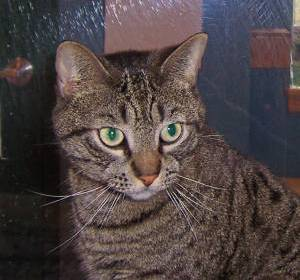
#> input picture opencv/images/test.jpg, 300 x 280 px, found by its file name
$ python 4_4.py
#> lines starting #> are read from the running program, lines starting #| are printed output that depends on the picture
# 平滑图像
# 目标
#
# 在本教程中：
#
#     用各种低通滤波器模糊图像。
#     对图像应用自定义过滤器（二维卷积）。

#二维卷积(图像滤波)
# 将该内核保持在一个像素之上，将该内核下面的所有 25 个像素相加，取其平均值，
# 并用新的平均值替换中心像素。它继续对图像中的所有像素执行此操作。尝试此代码并检查结果：
import numpy as np
import cv2 as cv
from matplotlib import pyplot as plt
img = cv.imread('./images/test.jpg')
#> img is the input picture: shape (280, 300, 3); mean B, G, R 68, 68.3, 78.8
kernel = np.ones((5, 5), np.float32)/25
dst = cv.filter2D(img, -1, kernel)
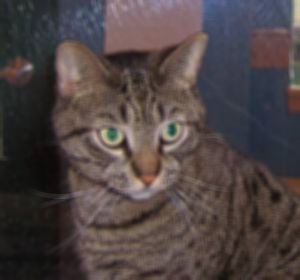
#> dst: shape (280, 300, 3); mean B, G, R 67.9, 68.3, 78.8
plt.subplot(121)
plt.imshow(img)
plt.title('Original')
plt.xticks([])
plt.yticks([])
plt.subplot(122)
plt.imshow(dst)
plt.title('Averaging')
plt.xticks([])
plt.yticks([])
plt.show()
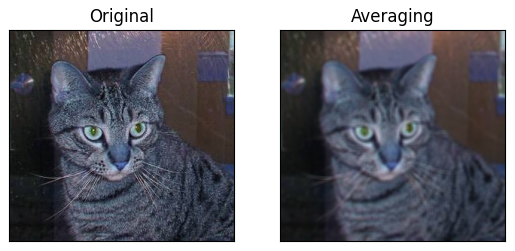
#> figure drawn by matplotlib, 2 panels; B, G, R data is drawn as R, G, B

#图像模糊（图像平滑）

#1平均化
#这是通过用一个标准化的框过滤器卷积图像来完成的。它只需取内核区域下所有像素的平均值并替换中心元素。这是通过函数 **cv.blur()
img_3_1 = cv.imread('./images/test.jpg')
img_3_1 = img_3_1[:, :, [2, 1, 0]]

blur = cv.blur(img_3_1, (5, 5))

plt.subplot(121)
plt.imshow(img_3_1)
plt.title('Original')
plt.xticks([])
plt.yticks([])
plt.subplot(122)
plt.imshow(blur)
plt.title('Blurrde')
plt.xticks([])
plt.yticks([])
plt.show()
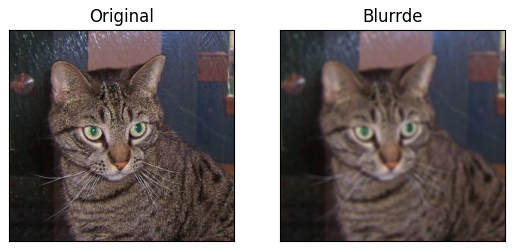
#> figure drawn by matplotlib, 2 panels
cv.imshow(img_3_1)

#高斯模糊
blur = cv.GaussianBlur(img,(5,5),0)

#中值滤波
median = cv.medianBlur(img,5)

#双边滤波
blur = cv.bilateralFilter(img,9,75,75)
